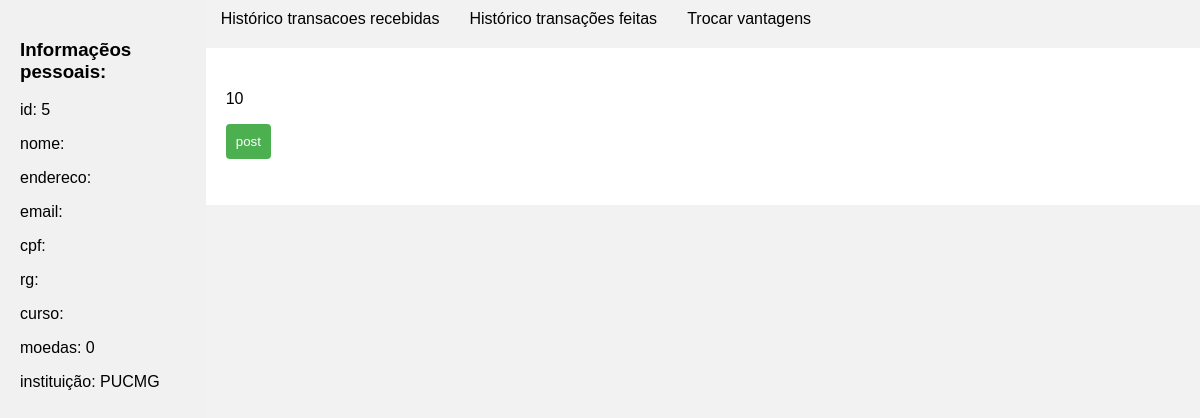
The app's page /aluno/5 with its own data.
### model.py (models this page shows)
class Usuario(db.Model):
    id = db.Column(db.Integer, primary_key=True)
    nome = db.Column(db.String(100))
    endereco = db.Column(db.String(150))
    email = db.Column(db.String(50))
    senha = db.Column(db.String(40))
    tipo = db.Column(db.String(20))
    transacoes = db.relationship("Transacao", foreign_keys="[Transacao.origem, Transacao.destino]", backref="usuario", primaryjoin="Usuario.id == Transacao.origem")

class Aluno(Usuario):
    id_aluno = db.Column(db.Integer, db.ForeignKey('usuario.id'), primary_key=True)
    cpf = db.Column(db.Integer)
    rg = db.Column(db.Integer)
    curso = db.Column(db.String(40))
    moedas = db.Column(db.Integer)
    id_instituicao = db.Column(db.Integer, db.ForeignKey('instituicao.id_instituicao'))

class Instituicao(db.Model):
    id = db.Column("id_instituicao", db.Integer, primary_key=True)
    nome = db.Column(db.String(40))
    professores = db.relationship("Professor", backref="instituicao")
    alunos = db.relationship("Aluno", backref="instituicao")

class Produto(db.Model):
    id = db.Column("id_produto", db.Integer, primary_key=True)
    nome = db.Column(db.String(100))
    descricao = db.Column(db.String(320))
    preco = db.Column(db.Integer)
    id_parceiro = db.Column(db.Integer, db.ForeignKey("parceiro.id_parceiro")) #relação

### routes.py (the view)
@app.route("/aluno/<int:u>", methods=["POST", "GET"])
def aluno(u):
    aluno = db.session.get(Aluno, u) #= Aluno.query.get(...)
    inst = db.session.get(Instituicao, aluno.id_instituicao)
    tp = Transacao.query.filter_by(destino=u).all()
    tf = Transacao.query.filter_by(origem=u)
    prof = Professor.query.all() #função pra retornar o nome em si, n o ID
    prod = Produto.query.all()
    return render_template("/aluno.html", aluno=aluno, inst=inst, tp=tp, tf=tf, prod=prod, prof=prof)

### templates/aluno.html (shortened to what this page needs)
<!DOCTYPE html>
<html lang="pt-br">
<head>
    <link rel="stylesheet" href="{{ url_for('static', filename='shared.css') }}">
    <link rel="stylesheet" href="{{ url_for('static', filename='pages.css') }}">
</head>
<body>
    <div class="container">
        <div class="sidebar">
            <h3>Informaçẽos pessoais:</h3>
            <p>id: {{ aluno.id }}</p>
            <p>nome: {{ aluno.nome }}</p>
            <p>endereco: {{ aluno.endereco }}</p>
            <p>email: {{ aluno.email }}</p>
            <p>cpf: {{ aluno.cpf }} </p>
            <p>rg: {{ aluno.rg }}</p>
            <p>curso: {{ aluno.curso }}</p>
            <p>moedas: {{ aluno.moedas }}</p>
            <p>instituição: {{ inst.nome }}</p>
        </div>
        <div class="tabs">
            <div class="tab-list">
                <li class="tablinks" onclick="openTab(event, 'transacoesRecebidas')">Histórico transacoes recebidas</li>
                <li class="tablinks" onclick="openTab(event, 'transacoesFeitas')">Histórico transações feitas</li>
                <li class="tablinks" onclick="openTab(event, 'trocarVantagens')">Trocar vantagens</li>
            </div>
            <div class="tab-content">
                <div id="trocarVantagens" class="tabcontent">
                    {% for prod in prod %}
                    <form action="/aluno/{{ aluno.id }}/{{ prod.id }}" method="POST">
                        <p>{{ prod.preco }}</p>
                        <p><input type="submit" value="post" /></p>
                    </form>
                    {% endfor %}
                </div>
            </div>
        </div>
    </div>
</body>
</html>

### static/shared.css (style rules this page uses)
body { font-family: Arial, sans-serif; background-color: #f2f2f2; margin: 0; padding: 0; }
input, select { padding: 8px; margin-bottom: 10px; border: 1px solid #ccc; border-radius: 4px; }
input[type="submit"] { background-color: #4CAF50; color: white; border: none; padding: 10px; border-radius: 4px; cursor: pointer; }

### static/pages.css (style rules this page uses)
.container { display:flex; }
.sidebar { width: 200px; height: 100vh; background-color: #f1f1f1; padding: 20px; position: sticky; }
li { margin-bottom: 10px; }
.tabs { width: 100%; }
.tab-list { display: flex; list-style-type: none; padding: 0; margin: 0; }
.tab-list li { cursor: pointer; padding: 10px 15px; }
.tab-content { padding: 20px; background-color: #fff; }

### records on screen
Usuario: id "5"
Aluno: moedas "0"
Instituicao: nome "PUCMG"
Produto: preco "10"
